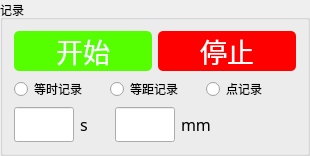
         <widget class="QGroupBox" name="groupBox_2">
          <property name="title">
           <string>记录</string>
          </property>
          <layout class="QVBoxLayout" name="verticalLayout_4" stretch="2,1,1">
           <item>
            <layout class="QHBoxLayout" name="horizontalLayout_2">
             <item>
              <widget class="QPushButton" name="PB_Start">
               <property name="enabled">
                <bool>false</bool>
               </property>
               <property name="sizePolicy">
                <sizepolicy hsizetype="Preferred" vsizetype="Preferred">
                 <horstretch>0</horstretch>
                 <verstretch>0</verstretch>
                </sizepolicy>
               </property>
               <property name="font">
                <font>
                 <family>宋体</family>
                 <pointsize>20</pointsize>
                </font>
               </property>
               <property name="styleSheet">
                <string notr="true">QPushButton { background-color: rgb(85, 255, 0); border-radius: 5px; color: rgb(255, 255, 255); } QPushButton:hover { background-color: rgb(170, 255,127); }</string>
               </property>
               <property name="text">
                <string>开始</string>
               </property>
              </widget>
             </item>
             <item>
              <widget class="QPushButton" name="PB_Stop">
               <property name="enabled">
                <bool>false</bool>
               </property>
               <property name="sizePolicy">
                <sizepolicy hsizetype="Preferred" vsizetype="Preferred">
                 <horstretch>0</horstretch>
                 <verstretch>0</verstretch>
                </sizepolicy>
               </property>
               <property name="font">
                <font>
                 <family>宋体</family>
                 <pointsize>20</pointsize>
                </font>
               </property>
               <property name="styleSheet">
                <string notr="true">QPushButton { background-color: rgb(255, 0, 0); border-radius: 5px; color: rgb(255, 255, 255); } QPushButton:hover { background-color: rgb(255, 0, 127); }</string>
               </property>
               <property name="text">
                <string>停止</string>
               </property>
              </widget>
             </item>
            </layout>
           </item>
           <item>
            <layout class="QHBoxLayout" name="horizontalLayout_5">
             <item>
              <widget class="QRadioButton" name="rdb_time">
               <property name="sizePolicy">
                <sizepolicy hsizetype="Preferred" vsizetype="Preferred">
                 <horstretch>0</horstretch>
                 <verstretch>0</verstretch>
                </sizepolicy>
               </property>
               <property name="minimumSize">
                <size>
                 <width>90</width>
                 <height>0</height>
                </size>
               </property>
               <property name="text">
                <string>等时记录</string>
               </property>
              </widget>
             </item>
             <item>
              <widget class="QRadioButton" name="rdb_distance">
               <property name="sizePolicy">
                <sizepolicy hsizetype="Preferred" vsizetype="Preferred">
                 <horstretch>0</horstretch>
                 <verstretch>0</verstretch>
                </sizepolicy>
               </property>
               <property name="minimumSize">
                <size>
                 <width>90</width>
                 <height>0</height>
                </size>
               </property>
               <property name="text">
                <string>等距记录</string>
               </property>
              </widget>
             </item>
             <item>
              <widget class="QRadioButton" name="rdb_point">
               <property name="sizePolicy">
                <sizepolicy hsizetype="Preferred" vsizetype="Preferred">
                 <horstretch>0</horstretch>
                 <verstretch>0</verstretch>
                </sizepolicy>
               </property>
               <property name="minimumSize">
                <size>
                 <width>90</width>
                 <height>0</height>
                </size>
               </property>
               <property name="text">
                <string>点记录</string>
               </property>
              </widget>
             </item>
            </layout>
           </item>
           <item>
            <layout class="QHBoxLayout" name="horizontalLayout_6" stretch="2,1,2,4">
             <item>
              <widget class="QLineEdit" name="lineEdit_time">
               <property name="sizePolicy">
                <sizepolicy hsizetype="Preferred" vsizetype="Preferred">
                 <horstretch>0</horstretch>
                 <verstretch>0</verstretch>
                </sizepolicy>
               </property>
               <property name="minimumSize">
                <size>
                 <width>60</width>
                 <height>0</height>
                </size>
               </property>
               <property name="maximumSize">
                <size>
                 <width>60</width>
                 <height>16777215</height>
                </size>
               </property>
               <property name="font">
                <font>
                 <family>3ds</family>
                 <pointsize>14</pointsize>
                </font>
               </property>
              </widget>
             </item>
             <item>
              <widget class="QLabel" name="label_3">
               <property name="minimumSize">
                <size>
                 <width>20</width>
                 <height>0</height>
                </size>
               </property>
               <property name="font">
                <font>
                 <family>3ds</family>
                 <pointsize>12</pointsize>
                </font>
               </property>
               <property name="text">
                <string>s</string>
               </property>
              </widget>
             </item>
             <item>
              <widget class="QLineEdit" name="lineEdit_distance">
               <property name="sizePolicy">
                <sizepolicy hsizetype="Preferred" vsizetype="Preferred">
                 <horstretch>0</horstretch>
                 <verstretch>0</verstretch>
                </sizepolicy>
               </property>
               <property name="minimumSize">
                <size>
                 <width>60</width>
                 <height>0</height>
                </size>
               </property>
               <property name="maximumSize">
                <size>
                 <width>60</width>
                 <height>16777215</height>
                </size>
               </property>
               <property name="font">
                <font>
                 <family>3ds</family>
                 <pointsize>14</pointsize>
                </font>
               </property>
              </widget>
             </item>
             <item>
              <widget class="QLabel" name="label_4">
               <property name="minimumSize">
                <size>
                 <width>20</width>
                 <height>0</height>
                </size>
               </property>
               <property name="font">
                <font>
                 <family>3ds</family>
                 <pointsize>12</pointsize>
                </font>
               </property>
               <property name="text">
                <string>mm</string>
               </property>
              </widget>
             </item>
            </layout>
           </item>
          </layout>
         </widget>
